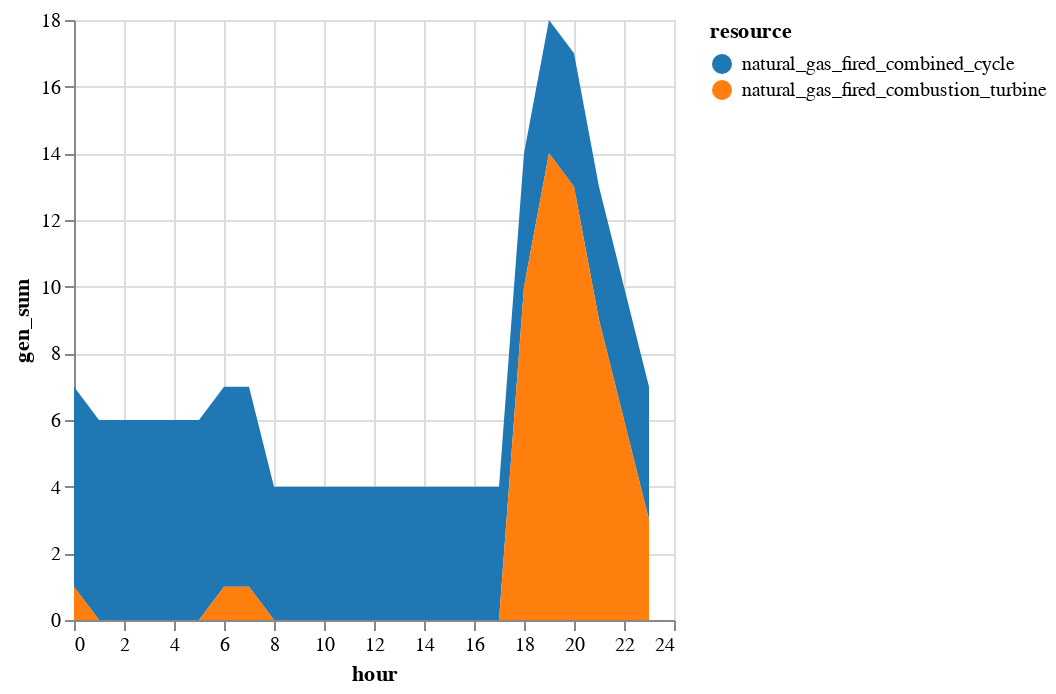

The notebook cell saved with this chart:
### Markdown cell above
In contrast to when we added ramp constraints to the Economic Dispatch problem, adding ramp constraints to our Unit Commitment formulation does not change the solution as much (at least in this case). Much of the inflexibility here arises from the unit commitment constraints, and once committed, there is ample ramping capability. We do however get relatively more combustion turbines running to meet the evening ramp, given their faster ramp rates.

### Code cell
sol_commit = innerjoin(solution.commit, 
                    gen_df[!, [:r_id, :resource]], 
                    on = :r_id)
sol_commit = combine(groupby(sol_commit, [:resource, :hour]), 
            :gen => sum)
sol_commit.hour = sol_commit.hour .- T_period[1]

sol_commit |>
@vlplot(:area, 
    x=:hour, y={:gen_sum, stack=:zero}, 
    color={"resource:n", scale={scheme="category10"}})

### Figure 1 — Vega-Lite specification as saved in the notebook (floating-point values rounded to 4 significant figures)
{"data": {"values": [{"gen_sum": 6, "hour": 0, "resource": "natural_gas_fired_combined_cycle"}, {"gen_sum": 1, "hour": 0, "resource": "natural_gas_fired_combustion_turbine"}, {"gen_sum": 6, "hour": 1, "resource": "natural_gas_fired_combined_cycle"}, {"gen_sum": 0, "hour": 1, "resource": "natural_gas_fired_combustion_turbine"}, {"gen_sum": 6, "hour": 2, "resource": "natural_gas_fired_combined_cycle"}, {"gen_sum": 0, "hour": 2, "resource": "natural_gas_fired_combustion_turbine"}, {"gen_sum": 6, "hour": 3, "resource": "natural_gas_fired_combined_cycle"}, {"gen_sum": 0, "hour": 3, "resource": "natural_gas_fired_combustion_turbine"}, {"gen_sum": 6, "hour": 4, "resource": "natural_gas_fired_combined_cycle"}, {"gen_sum": 0, "hour": 4, "resource": "natural_gas_fired_combustion_turbine"}, {"gen_sum": 6, "hour": 5, "resource": "natural_gas_fired_combined_cycle"}, {"gen_sum": 0, "hour": 5, "resource": "natural_gas_fired_combustion_turbine"}, {"gen_sum": 6, "hour": 6, "resource": "natural_gas_fired_combined_cycle"}, {"gen_sum": 1, "hour": 6, "resource": "natural_gas_fired_combustion_turbine"}, {"gen_sum": 6, "hour": 7, "resource": "natural_gas_fired_combined_cycle"}, {"gen_sum": 1, "hour": 7, "resource": "natural_gas_fired_combustion_turbine"}, {"gen_sum": 4, "hour": 8, "resource": "natural_gas_fired_combined_cycle"}, {"gen_sum": 0, "hour": 8, "resource": "natural_gas_fired_combustion_turbine"}, {"gen_sum": 4, "hour": 9, "resource": "natural_gas_fired_combined_cycle"}, {"gen_sum": 0, "hour": 9, "resource": "natural_gas_fired_combustion_turbine"}, {"gen_sum": 4, "hour": 10, "resource": "natural_gas_fired_combined_cycle"}, {"gen_sum": 0, "hour": 10, "resource": "natural_gas_fired_combustion_turbine"}, {"gen_sum": 4, "hour": 11, "resource": "natural_gas_fired_combined_cycle"}, {"gen_sum": 0, "hour": 11, "resource": "natural_gas_fired_combustion_turbine"}, {"gen_sum": 4, "hour": 12, "resource": "natural_gas_fired_combined_cycle"}, {"gen_sum": 0, "hour": 12, "resource": "natural_gas_fired_combustion_turbine"}, {"gen_sum": 4, "hour": 13, "resource": "natural_gas_fired_combined_cycle"}, {"gen_sum": 0, "hour": 13, "resource": "natural_gas_fired_combustion_turbine"}, {"gen_sum": 4, "hour": 14, "resource": "natural_gas_fired_combined_cycle"}, {"gen_sum": 0, "hour": 14, "resource": "natural_gas_fired_combustion_turbine"}, {"gen_sum": 4, "hour": 15, "resource": "natural_gas_fired_combined_cycle"}, {"gen_sum": 0, "hour": 15, "resource": "natural_gas_fired_combustion_turbine"}, {"gen_sum": 4, "hour": 16, "resource": "natural_gas_fired_combined_cycle"}, {"gen_sum": 0, "hour": 16, "resource": "natural_gas_fired_combustion_turbine"}, {"gen_sum": 4, "hour": 17, "resource": "natural_gas_fired_combined_cycle"}, {"gen_sum": 0, "hour": 17, "resource": "natural_gas_fired_combustion_turbine"}, {"gen_sum": 4, "hour": 18, "resource": "natural_gas_fired_combined_cycle"}, {"gen_sum": 10, "hour": 18, "resource": "natural_gas_fired_combustion_turbine"}, {"gen_sum": 4, "hour": 19, "resource": "natural_gas_fired_combined_cycle"}, {"gen_sum": 14, "hour": 19, "resource": "natural_gas_fired_combustion_turbine"}, {"gen_sum": 4, "hour": 20, "resource": "natural_gas_fired_combined_cycle"}, {"gen_sum": 13, "hour": 20, "resource": "natural_gas_fired_combustion_turbine"}, {"gen_sum": 4, "hour": 21, "resource": "natural_gas_fired_combined_cycle"}, {"gen_sum": 9, "hour": 21, "resource": "natural_gas_fired_combustion_turbine"}, {"gen_sum": 4, "hour": 22, "resource": "natural_gas_fired_combined_cycle"}, {"gen_sum": 6, "hour": 22, "resource": "natural_gas_fired_combustion_turbine"}, {"gen_sum": 4, "hour": 23, "resource": "natural_gas_fired_combined_cycle"}, {"gen_sum": 3, "hour": 23, "resource": "natural_gas_fired_combustion_turbine"}]}, "encoding": {"color": {"field": "resource", "scale": {"scheme": "category10"}, "type": "nominal"}, "x": {"field": "hour", "type": "quantitative"}, "y": {"field": "gen_sum", "stack": "zero", "type": "quantitative"}}, "mark": "area"}
